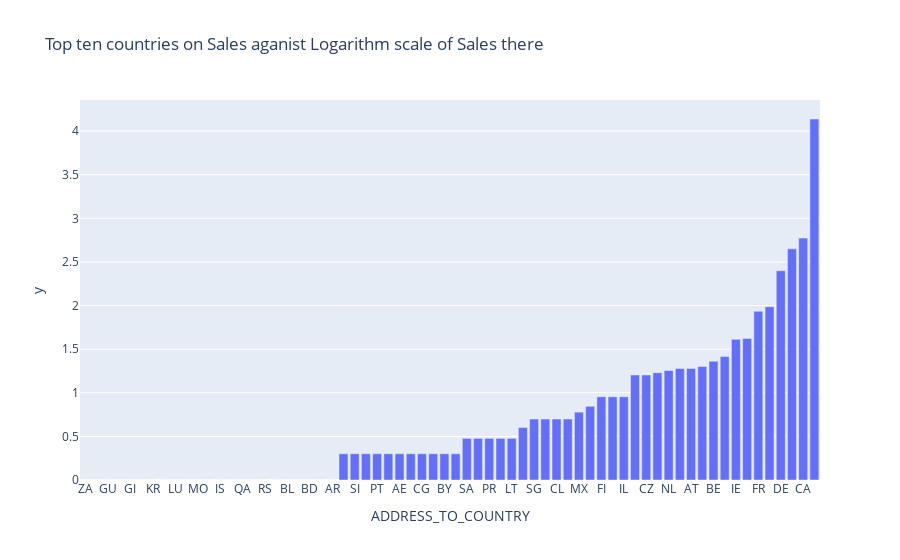

The notebook cell this image was saved under:
### Code cell
tr = merchant_country.groupby(['ADDRESS_TO_COUNTRY']).count().sort_values(['MERCHANT_ID'])



# United states is so large that log scale was needed
fig = px.bar(tr, x=tr.index, y=np.log10(tr['MERCHANT_ID']), 
             title= "Top ten countries on Sales aganist Logarithm scale of Sales there")
fig.show()

### Figure 1 — Plotly figure (JSON) as saved in the notebook; plotly's stock layout.template omitted (floating-point values rounded to 4 significant figures)
{"data": [{"alignmentgroup": "True", "hovertemplate": "ADDRESS_TO_COUNTRY=%{x}<br>y=%{y}<extra></extra>", "legendgroup": "", "marker": {"color": "#636efa", "pattern": {"shape": ""}}, "name": "", "offsetgroup": "", "orientation": "v", "showlegend": false, "textposition": "auto", "type": "bar", "x": ["ZA", "GY", "GU", "VN", "GI", "JM", "KR", "KW", "LU", "DZ", "MO", "MU", "IS", "PE", "QA", "RO", "RS", "RU", "BL", "SK", "BD", "TN", "AR", "MA", "SI", "TH", "PT", "IN", "AE", "CO", "CG", "GR", "BY", "EE", "SA", "LV", "PR", "PL", "LT", "MY", "SG", "HK", "CL", "HU", "MX", "JP", "FI", "NO", "IL", "NZ", "CZ", "SE", "NL", "DK", "AT", "ES", "BE", "CH", "IE", "IT", "FR", "AU", "DE", "GB", "CA", "US"], "xaxis": "x", "y": [0, 0, 0, 0, 0, 0, 0, 0, 0, 0, 0, 0, 0, 0, 0, 0, 0, 0, 0, 0, 0, 0, 0, 0.301, 0.301, 0.301, 0.301, 0.301, 0.301, 0.301, 0.301, 0.301, 0.301, 0.301, 0.4771, 0.4771, 0.4771, 0.4771, 0.4771, 0.6021, 0.699, 0.699, 0.699, 0.699, 0.7782, 0.8451, 0.9542, 0.9542, 0.9542, 1.204, 1.204, 1.23, 1.255, 1.279, 1.279, 1.301, 1.362, 1.415, 1.613, 1.623, 1.934, 1.987, 2.4, 2.65, 2.773, 4.139], "yaxis": "y"}], "layout": {"barmode": "relative", "legend": {"tracegroupgap": 0}, "title": {"text": "Top ten countries on Sales aganist Logarithm scale of Sales there"}, "xaxis": {"anchor": "y", "domain": [0, 1], "title": {"text": "ADDRESS_TO_COUNTRY"}}, "yaxis": {"anchor": "x", "domain": [0, 1], "title": {"text": "y"}}}}
